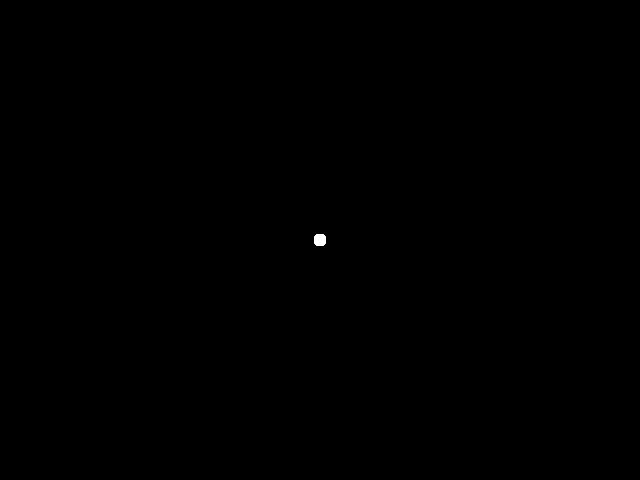
Frame 1 (no input)
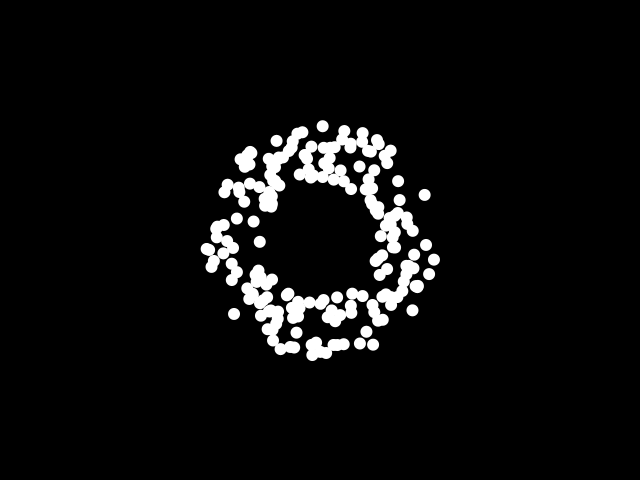
Frame 60 (the mouse pressed at the canvas centre just before this capture)
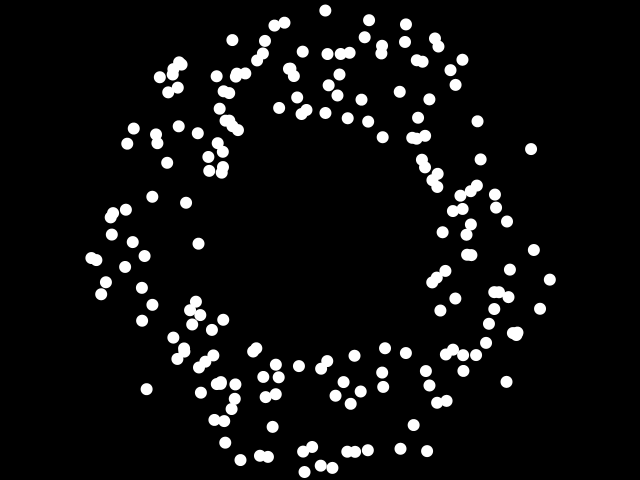
Frame 120 (the mouse held since frame 60 and released just before this capture)

The Processing sketch that drew these frames (run headless with seeded random() and noise(); from frame 60 on, the mouse is pressed at the canvas centre):

// Processing sketch: sketch_160909_10_7b_painting_with_pixels_Particles
// ── sketch_160909_10_7b_painting_with_pixels_Particles.pde
Particle[] particles;

void setup(){
  size(640,480);
  particles = new Particle [200];
  for( int i=0;i<particles.length;i++){
    particles[i]=new Particle();
  }
}

void draw(){
  background(0);
  
  for(int i=0;i<particles.length;i++){
    particles[i].display();
    particles[i].move();
    
  }
}
// ── Particle.pde
class Particle {
  float x;
  float y;
  
  float vx;
  float vy;
  
  Particle(){
    x=width/2;
    y=height/2;
    float a=random(TWO_PI);
    float speed=random(1,2);
    vx=cos(a)*speed;
    vy=sin(a)*speed;
  }
  
  void display(){
    noStroke();
    fill(255);
    ellipse(x,y,12,12);
   }
   
  void move(){
    x=x+vx;
    y=y+vy;
    if (y<0){
      y=height;
    }
    if (y>height){
      y=0;
    } if (x<0){
      x=width;
    }
    if (x>width){
      x=0;
    }
  }
}
